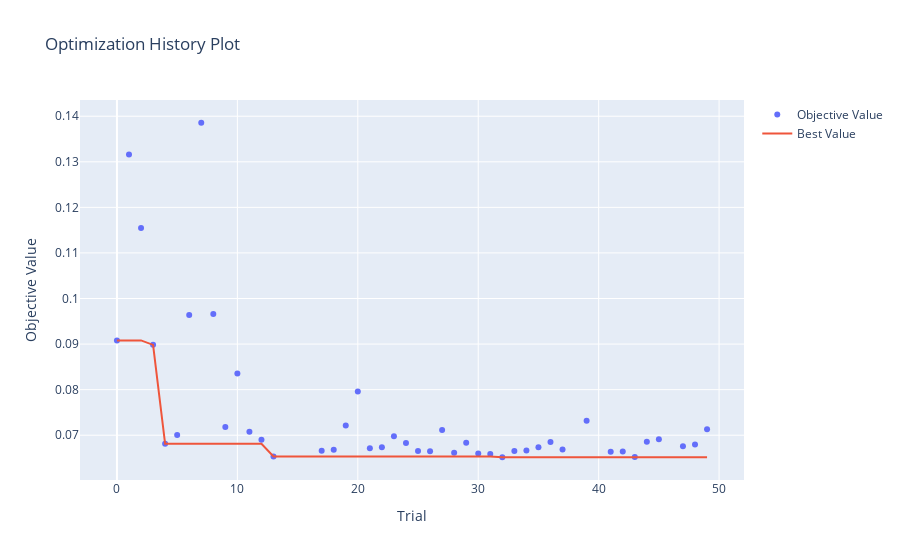

This figure's notebook cell:
### Markdown cell above
# Optuna Visualisations

### Code cell
optuna.visualization.plot_optimization_history(study)
